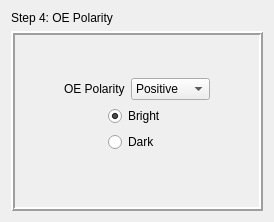
  <widget class="QWizardPage" name="wizardPage_pageOePolar">
   <property name="locale">
    <locale language="Chinese" country="China"/>
   </property>
   <layout class="QGridLayout" name="gridLayout_4">
    <item row="0" column="0">
     <layout class="QVBoxLayout" name="verticalLayout_pageOePolar" stretch="0,1">
      <item>
       <widget class="QLabel" name="label_pageOePolarHint">
        <property name="font">
         <font>
          <family>Arial</family>
          <weight>50</weight>
          <bold>false</bold>
         </font>
        </property>
        <property name="text">
         <string>Step 4: OE Polarity</string>
        </property>
       </widget>
      </item>
      <item>
       <widget class="QFrame" name="frame_pageOePolar">
        <property name="font">
         <font>
          <family>Arial</family>
         </font>
        </property>
        <property name="frameShape">
         <enum>QFrame::Box</enum>
        </property>
        <property name="frameShadow">
         <enum>QFrame::Raised</enum>
        </property>
        <property name="lineWidth">
         <number>2</number>
        </property>
        <layout class="QGridLayout" name="gridLayout_12" rowstretch="3,1,1,4" columnstretch="3,1,3">
         <item row="0" column="1">
          <spacer name="verticalSpacer_7">
           <property name="orientation">
            <enum>Qt::Vertical</enum>
           </property>
           <property name="sizeHint" stdset="0">
            <size>
             <width>20</width>
             <height>40</height>
            </size>
           </property>
          </spacer>
         </item>
         <item row="3" column="1">
          <spacer name="verticalSpacer_8">
           <property name="orientation">
            <enum>Qt::Vertical</enum>
           </property>
           <property name="sizeHint" stdset="0">
            <size>
             <width>20</width>
             <height>40</height>
            </size>
           </property>
          </spacer>
         </item>
         <item row="1" column="0">
          <spacer name="horizontalSpacer_9">
           <property name="orientation">
            <enum>Qt::Horizontal</enum>
           </property>
           <property name="sizeHint" stdset="0">
            <size>
             <width>40</width>
             <height>20</height>
            </size>
           </property>
          </spacer>
         </item>
         <item row="2" column="1">
          <layout class="QGridLayout" name="gridLayout_13">
           <item row="0" column="0">
            <spacer name="horizontalSpacer_11">
             <property name="orientation">
              <enum>Qt::Horizontal</enum>
             </property>
             <property name="sizeHint" stdset="0">
              <size>
               <width>40</width>
               <height>20</height>
              </size>
             </property>
            </spacer>
           </item>
           <item row="1" column="1">
            <widget class="QRadioButton" name="radioButton_pageOePolarDark">
             <property name="text">
              <string>Dark</string>
             </property>
            </widget>
           </item>
           <item row="0" column="1">
            <widget class="QRadioButton" name="radioButton_pageOePolarBright">
             <property name="text">
              <string>Bright</string>
             </property>
             <property name="checked">
              <bool>true</bool>
             </property>
            </widget>
           </item>
           <item row="0" column="2">
            <spacer name="horizontalSpacer_12">
             <property name="orientation">
              <enum>Qt::Horizontal</enum>
             </property>
             <property name="sizeHint" stdset="0">
              <size>
               <width>40</width>
               <height>20</height>
              </size>
             </property>
            </spacer>
           </item>
          </layout>
         </item>
         <item row="1" column="1">
          <layout class="QHBoxLayout" name="horizontalLayout_pageOePolarSelect" stretch="0,1">
           <item>
            <widget class="QLabel" name="label_oePolar_pageOePolarSelect">
             <property name="text">
              <string>OE Polarity</string>
             </property>
            </widget>
           </item>
           <item>
            <widget class="QComboBox" name="comboBox_pageOePolarSelect">
             <property name="currentIndex">
              <number>0</number>
             </property>
             <item>
              <property name="text">
               <string>Positive</string>
              </property>
             </item>
             <item>
              <property name="text">
               <string>Negative</string>
              </property>
             </item>
            </widget>
           </item>
          </layout>
         </item>
         <item row="1" column="2">
          <spacer name="horizontalSpacer_10">
           <property name="orientation">
            <enum>Qt::Horizontal</enum>
           </property>
           <property name="sizeHint" stdset="0">
            <size>
             <width>40</width>
             <height>20</height>
            </size>
           </property>
          </spacer>
         </item>
        </layout>
       </widget>
      </item>
     </layout>
    </item>
   </layout>
  </widget>
